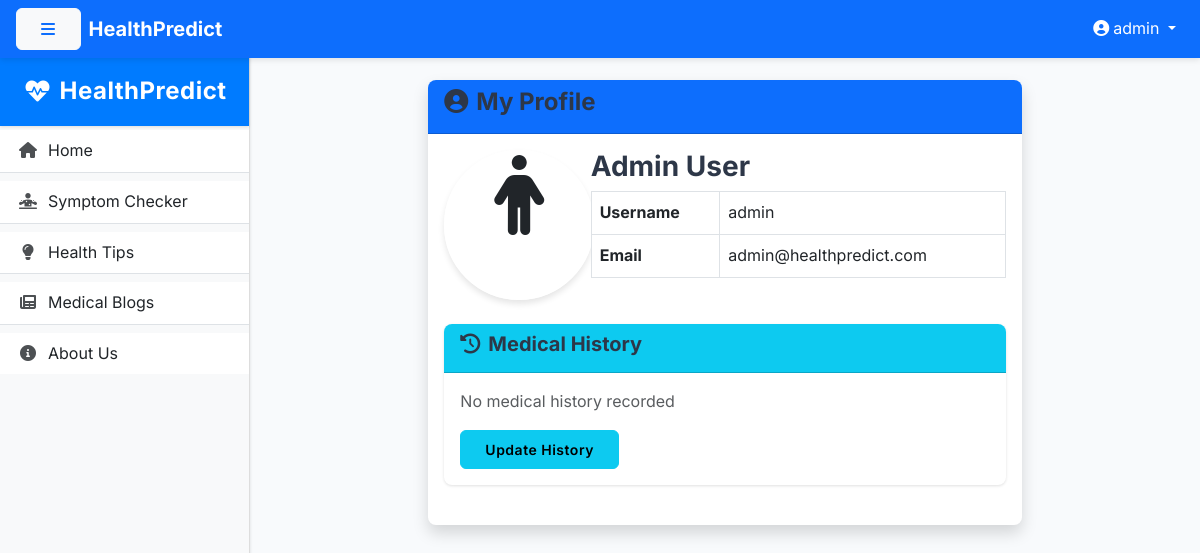
The app's page /profile (signed in) with its own data.
### app.py (models this page shows)
class User(db.Model):
    id = db.Column(db.Integer, primary_key=True)
    username = db.Column(db.String(50), unique=True, nullable=False)
    email = db.Column(db.String(100), unique=True, nullable=False)
    password = db.Column(db.String(100), nullable=False)
    full_name = db.Column(db.String(100))
    gender = db.Column(db.String(10))
    age = db.Column(db.Integer)
    height = db.Column(db.String(10))
    weight = db.Column(db.String(10))
    blood_group = db.Column(db.String(5))
    medical_history = db.Column(db.Text)
    created_at = db.Column(db.DateTime, default=datetime.utcnow)
    is_admin = db.Column(db.Boolean, default=False)

### app.py (the view)
@app.route('/profile')
def profile():
    if 'user_id' not in session:
        flash('Please login to view your profile', 'warning')
        return redirect(url_for('login', next=request.url))
    user = User.query.get(session['user_id'])
    if not user:
        flash('User not found', 'danger')
        return redirect(url_for('logout'))
    return render_template('profile.html', user=user)

### app.py (called while the page is built)
@app.context_processor
def inject_common_data():
    categories = db.session.query(BlogPost.category).distinct().all()
    recent_blogs = BlogPost.query.order_by(BlogPost.created_at.desc()).limit(3).all()
    return dict(
        categories=[c[0] for c in categories],
        recent_blogs=recent_blogs,
        current_year=datetime.now().year
    )

### templates/profile.html (shortened to what this page needs)
{% extends "base.html" %}
{% block content %}
<div class="row">
    <div class="col-lg-8 mx-auto">
        <div class="card shadow mb-4">
            <div class="card-header bg-primary text-white">
                <h4><i class="fas fa-user-circle me-2"></i>My Profile</h4>
            </div>
            <div class="card-body">
                <div class="row mb-4">
                    <div class="col-md-3 text-center">
                        <div class="profile-img">
                            {% if user.gender == 'female' %}
                                <i class="fas fa-female fa-5x text-pink"></i>
                            {% else %}
                                <i class="fas fa-male fa-5x text-blue"></i>
                            {% endif %}
                        </div>
                    </div>
                    <div class="col-md-9">
                        <h3>{{ user.full_name or 'Not specified' }}</h3>
                        <table class="table table-bordered">
                            <tr>
                                <th>Username</th>
                                <td>{{ user.username }}</td>
                            </tr>
                            <tr>
                                <th>Email</th>
                                <td>{{ user.email }}</td>
                            </tr>
                        </table>
                    </div>
                </div>
                <div class="card mb-4">
                    <div class="card-header bg-info text-white">
                        <h5><i class="fas fa-history me-2"></i>Medical History</h5>
                    </div>
                    <div class="card-body">
                        {% if user.medical_history %}
                            <p>{{ user.medical_history }}</p>
                        {% else %}
                            <p class="text-muted">No medical history recorded</p>
                        {% endif %}
                        <button class="btn btn-sm btn-info" data-bs-toggle="modal" data-bs-target="#medicalHistoryModal">
                            Update History
                        </button>
                    </div>
                </div>
            </div>
        </div>
    </div>
</div>
{% endblock %}

### templates/base.html (shortened to what this page needs)
<!DOCTYPE html>
<html lang="en">
<head>
    <link href="https://cdn.jsdelivr.net/npm/bootstrap@5.3.0/dist/css/bootstrap.min.css" rel="stylesheet">
    <link rel="stylesheet" href="https://cdnjs.cloudflare.com/ajax/libs/font-awesome/6.0.0/css/all.min.css">
    <link rel="stylesheet" href="{{ url_for('static', filename='css/style.css') }}">
    <link href="https://cdnjs.cloudflare.com/ajax/libs/font-awesome/6.0.0/css/all.min.css" rel="stylesheet">
</head>
<body>
    <nav class="navbar navbar-expand-lg navbar-dark bg-primary px-3">
        <button class="btn btn-light text-primary me-2" id="menu-toggle">
            <i class="fas fa-bars"></i>
        </button>
        <a class="navbar-brand text-white fw-bold" href="#">HealthPredict</a>
        <div class="collapse navbar-collapse" id="navbarSupportedContent">
            <ul class="navbar-nav ms-auto">
                {% if 'user_id' in session %}
                <li class="nav-item dropdown">
                    <a class="nav-link dropdown-toggle text-white" href="#" id="navbarDropdown" role="button" data-bs-toggle="dropdown">
                        <i class="fas fa-user-circle me-1"></i>{{ session['username'] }}
                    </a>
                </li>
                {% endif %}
            </ul>
        </div>
    </nav>
    <div class="d-flex" id="wrapper">
        <div class="bg-light" id="sidebar-wrapper">
            <div class="sidebar-heading d-flex align-items-center">
                <i class="fas fa-heartbeat me-2"></i>
                <span>HealthPredict</span>
            </div>
            <div class="list-group list-group-flush">
                <a href="/" class="list-group-item list-group-item-action">
                    <i class="fas fa-home me-2"></i>Home
                </a>
                {% if 'user_id' in session %}
                <a href="/predict" class="list-group-item list-group-item-action">
                    <i class="fas fa-diagnoses me-2"></i>Symptom Checker
                </a>
                <a href="/health-tips" class="list-group-item list-group-item-action">
                    <i class="fas fa-lightbulb me-2"></i>Health Tips
                </a>
                {% endif %}
                <a href="/blogs" class="list-group-item list-group-item-action">
                    <i class="fas fa-newspaper me-2"></i>Medical Blogs
                </a>
                <a href="/about" class="list-group-item list-group-item-action">
                    <i class="fas fa-info-circle me-2"></i>About Us
                </a>
            </div>
        </div>
        <div id="page-content-wrapper">
            {% block content %}{% endblock %}
        </div>
    </div>
</body>
</html>

### static/css/style.css (style rules this page uses)
:root { --primary: #4e73df; --primary-hover: #3a5ec0; --success: #1cc88a; --info: #36b9cc; --warning: #f6c23e; --danger: #e74a3b; --light: #f8f9fa; --dark: #5a5c69; --transition: all 0.3s cubic-bezier(0.25, 0.8, 0.25, 1); --shadow-sm: 0 1px 3px rgba(0,0,0,0.12); --shadow-md: 0 4px 6px rgba(0,0,0,0.1); --shadow-lg: 0 10px 20px rgba(0,0,0,0.1); }
body { font-family: 'Nunito', -apple-system, BlinkMacSystemFont, sans-serif; line-height: 1.6; color: #4a4a4a; }
#wrapper { overflow-x: hidden; display: flex; min-height: 100vh; }
#sidebar-wrapper { width: 250px; min-height: 100vh; background: linear-gradient(180deg, #f8f9fa 0%, #e9ecef 100%); border-right: 1px solid rgba(0,0,0,0.05); transition: var(--transition); box-shadow: var(--shadow-sm); z-index: 1000; }
#page-content-wrapper { flex: 1; padding: 2rem; background-color: #f8fafc; transition: var(--transition); }
.sidebar-heading { padding: 1.25rem 1.5rem; background: linear-gradient(135deg, var(--primary) 0%, #224abe 100%); color: white; font-size: 1.25rem; font-weight: 700; letter-spacing: 0.5px; box-shadow: var(--shadow-sm); }
.list-group-item { border-left: 3px solid transparent; transition: var(--transition); margin: 0.25rem 0; }
.list-group-item i { min-width: 24px; text-align: center; opacity: 0.8; }
.card { border: none; border-radius: 0.5rem; overflow: hidden; transition: var(--transition); box-shadow: var(--shadow-sm); background-color: white; }
h1, h2, h3, h4, h5 { font-weight: 700; color: #2d3748; }
.btn { font-weight: 600; padding: 0.5rem 1.5rem; border-radius: 0.375rem; transition: var(--transition); letter-spacing: 0.5px; }
.profile-img { width: 150px; height: 150px; border-radius: 50%; object-fit: cover; border: 5px solid white; box-shadow: var(--shadow-md); }
.card, .feature-card { animation: fadeIn 0.5s ease-out forwards; }

### templates/base.html (style rules this page uses)
body { font-family: 'Inter', sans-serif; background: #f8f9fa; margin: 0; }
nav.navbar { position: fixed; top: 0; width: 100%; z-index: 1030; box-shadow: 0 2px 6px rgba(0,0,0,0.1); }
#wrapper { display: flex; padding-top: 56px; }
#sidebar-wrapper { width: 250px; min-height: 100vh; background: #fff; border-right: 1px solid #ddd; }
#page-content-wrapper { flex-grow: 1; padding: 1.5rem; }
.sidebar-heading { font-size: 1.5rem; padding: 1rem 1.5rem; background: #007bff; color: #fff; }

### records on screen
User: username "admin", full_name "Admin User", email "admin@healthpredict.com"
